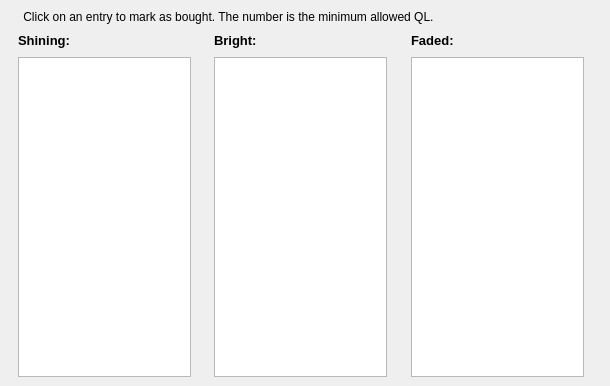
    <widget class="QWidget" name="shoppingTab">
     <attribute name="title">
      <string notr="true">Shopping</string>
     </attribute>
     <widget class="QWidget" name="layoutWidget">
      <property name="geometry">
       <rect>
        <x>0</x>
        <y>10</y>
        <width>601</width>
        <height>367</height>
       </rect>
      </property>
      <layout class="QVBoxLayout" name="verticalLayout_11">
       <item>
        <widget class="QLabel" name="label_30">
         <property name="text">
          <string notr="true">       Click on an entry to mark as bought. The number is the minimum allowed QL.</string>
         </property>
        </widget>
       </item>
       <item>
        <layout class="QHBoxLayout" name="horizontalLayout_17">
         <item>
          <spacer name="horizontalSpacer_7">
           <property name="orientation">
            <enum>Qt::Horizontal</enum>
           </property>
           <property name="sizeHint" stdset="0">
            <size>
             <width>13</width>
             <height>20</height>
            </size>
           </property>
          </spacer>
         </item>
         <item>
          <layout class="QVBoxLayout" name="verticalLayout_8">
           <item>
            <widget class="QLabel" name="label_27">
             <property name="font">
              <font>
               <pointsize>10</pointsize>
               <weight>75</weight>
               <bold>true</bold>
              </font>
             </property>
             <property name="text">
              <string notr="true">Shining:</string>
             </property>
            </widget>
           </item>
           <item>
            <widget class="QListWidget" name="Shining">
             <property name="minimumSize">
              <size>
               <width>173</width>
               <height>320</height>
              </size>
             </property>
             <property name="maximumSize">
              <size>
               <width>173</width>
               <height>320</height>
              </size>
             </property>
             <property name="font">
              <font>
               <family>Courier New</family>
               <kerning>false</kerning>
              </font>
             </property>
             <property name="sortingEnabled">
              <bool>false</bool>
             </property>
            </widget>
           </item>
          </layout>
         </item>
         <item>
          <spacer name="horizontalSpacer_5">
           <property name="orientation">
            <enum>Qt::Horizontal</enum>
           </property>
           <property name="sizeHint" stdset="0">
            <size>
             <width>13</width>
             <height>20</height>
            </size>
           </property>
          </spacer>
         </item>
         <item>
          <layout class="QVBoxLayout" name="verticalLayout_9">
           <item>
            <widget class="QLabel" name="label_28">
             <property name="font">
              <font>
               <pointsize>10</pointsize>
               <weight>75</weight>
               <bold>true</bold>
              </font>
             </property>
             <property name="text">
              <string notr="true">Bright:</string>
             </property>
            </widget>
           </item>
           <item>
            <widget class="QListWidget" name="Bright">
             <property name="minimumSize">
              <size>
               <width>173</width>
               <height>320</height>
              </size>
             </property>
             <property name="maximumSize">
              <size>
               <width>173</width>
               <height>320</height>
              </size>
             </property>
             <property name="font">
              <font>
               <family>Courier New</family>
               <kerning>false</kerning>
              </font>
             </property>
            </widget>
           </item>
          </layout>
         </item>
         <item>
          <spacer name="horizontalSpacer_6">
           <property name="orientation">
            <enum>Qt::Horizontal</enum>
           </property>
           <property name="sizeHint" stdset="0">
            <size>
             <width>13</width>
             <height>20</height>
            </size>
           </property>
          </spacer>
         </item>
         <item>
          <layout class="QVBoxLayout" name="verticalLayout_10">
           <item>
            <widget class="QLabel" name="label_29">
             <property name="font">
              <font>
               <pointsize>10</pointsize>
               <weight>75</weight>
               <bold>true</bold>
              </font>
             </property>
             <property name="text">
              <string notr="true">Faded:</string>
             </property>
            </widget>
           </item>
           <item>
            <widget class="QListWidget" name="Faded">
             <property name="minimumSize">
              <size>
               <width>173</width>
               <height>320</height>
              </size>
             </property>
             <property name="maximumSize">
              <size>
               <width>173</width>
               <height>320</height>
              </size>
             </property>
             <property name="font">
              <font>
               <family>Courier New</family>
               <kerning>false</kerning>
              </font>
             </property>
            </widget>
           </item>
          </layout>
         </item>
         <item>
          <spacer name="horizontalSpacer_8">
           <property name="orientation">
            <enum>Qt::Horizontal</enum>
           </property>
           <property name="sizeHint" stdset="0">
            <size>
             <width>17</width>
             <height>20</height>
            </size>
           </property>
          </spacer>
         </item>
        </layout>
       </item>
      </layout>
     </widget>
    </widget>
